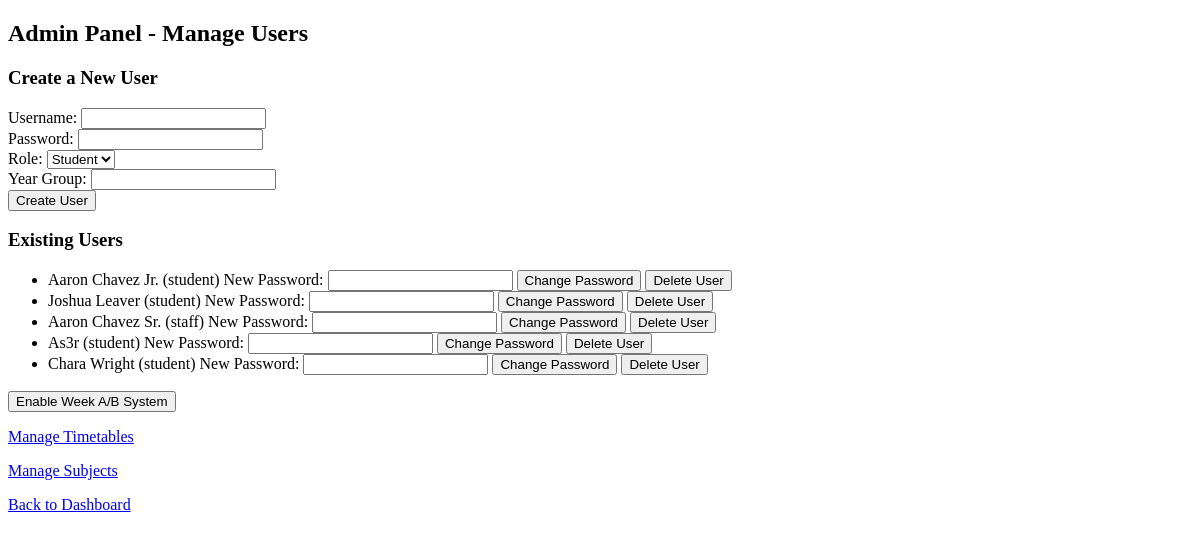
Page /admin (signed in) on the earlier database version.
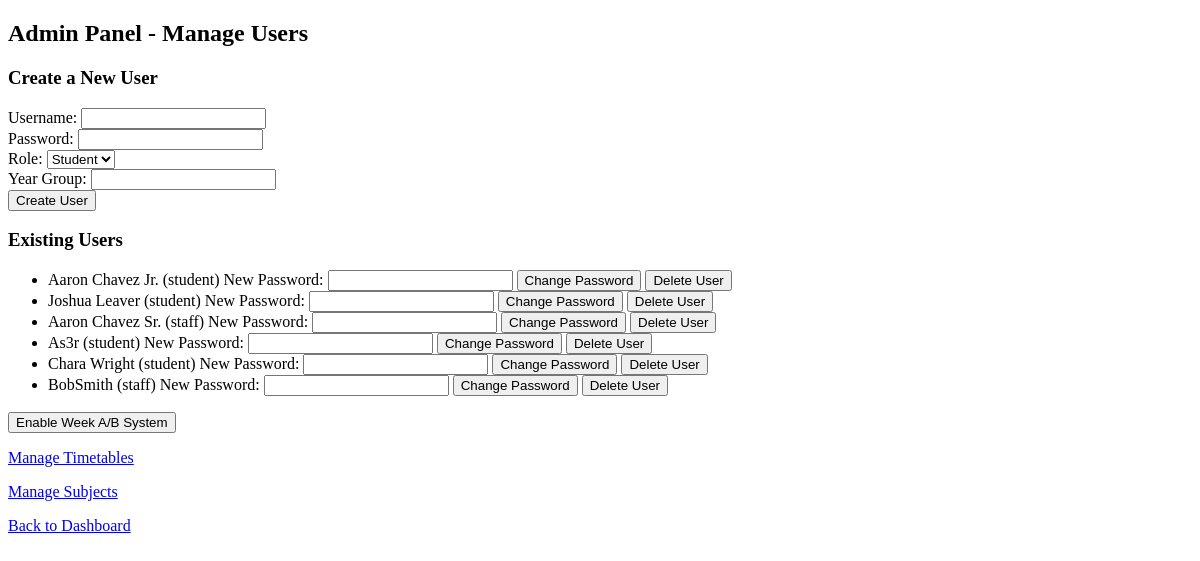
Same page on the later database version.
### models.py (models this page shows)
class User(db.Model, UserMixin):
    id = db.Column(db.Integer, primary_key=True)
    username = db.Column(db.String(50), unique=True, nullable=False)
    password = db.Column(db.String(100), nullable=False)
    role = db.Column(db.String(10), nullable=False)  # 'student', 'staff', 'admin'
    year_group = db.Column(db.String(10), nullable=True)

### app.py (the view, shortened to what this page needs)
@app.route('/admin', methods=['GET', 'POST'])
def admin():
    if 'user_id' not in session or session['role'] != 'admin':
        flash("Access denied. Admins only.", "danger")
        return redirect(url_for('dashboard'))
    school_settings = SchoolSettings.query.first()
    users = User.query.filter(User.role != "admin").all()  # Exclude admin from list
    return render_template('admin.html', users=users, use_week_ab=school_settings.use_week_ab)

### templates/admin.html (shortened to what this page needs)
<!DOCTYPE html>
<html lang="en">
<head>
</head>
<body>
    <h2>Admin Panel - Manage Users</h2>
    <h3>Create a New User</h3>
    <form method="post">
        Username: <input type="text" name="username" required><br>
        Password: <input type="password" name="password" required><br>
        Role:
        <select name="role" id="roleSelect" onchange="toggleYearGroup()">
            <option value="student">Student</option>
        </select><br>
        Year Group: <input type="text" name="year_group" id="yearGroupInput"><br>
        <button type="submit">Create User</button>
    </form>
    <h3>Existing Users</h3>
    <ul>
        {% for user in users %}
            <li>
                {{ user.username }} ({{ user.role }})
                <form method="post" style="display:inline;">
                    New Password: <input type="password" name="new_password" required>
                    <button type="submit">Change Password</button>
                </form>
                <form method="post" style="display:inline;">
                    <button type="submit" onclick="return confirm('Are you sure?')">Delete User</button>
                </form>
            </li>
        {% endfor %}
    </ul>
    <form method="post">
        <button type="submit">
            {% if use_week_ab %}
                Disable Week A/B System
            {% else %}
                Enable Week A/B System
            {% endif %}
        </button>
    </form>
    <p><a href="{{ url_for('admin_timetable') }}">Manage Timetables</a></p>
    <p><a href="{{ url_for('admin_subjects') }}">Manage Subjects</a></p>
    <p><a href="{{ url_for('dashboard') }}">Back to Dashboard</a></p>
</body>
</html>

Differences in the rows shown:
added User: username "BobSmith", role "staff"
